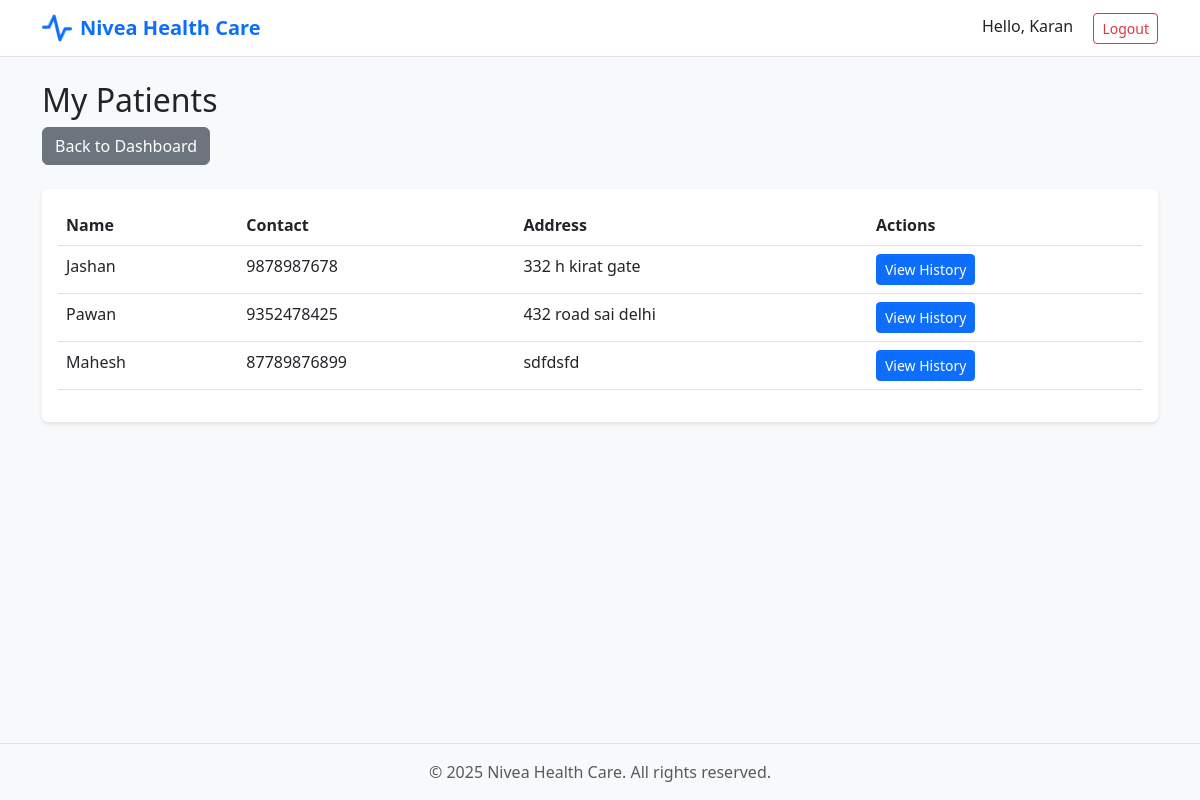
/doctor/patients (signed in), run on the app's committed database.
### models.py (models this page shows, shortened)
class User(db.Model):
    __tablename__ = 'user'
    id = db.Column(db.Integer, primary_key=True)
    username = db.Column(db.String(50), unique=True, nullable=False)
    password = db.Column(db.String(100), nullable=False)
    acc_type = db.Column(db.String(20), nullable=False)
    name = db.Column(db.String(100), nullable=False)
    user_addr = db.Column(db.String(200))
    contact_num = db.Column(db.String(15))
    department_id = db.Column(db.Integer, db.ForeignKey('department.id'))
    admin_verified = db.Column(db.Boolean, default=False)
    doctor_appointments = db.relationship('Appointment', foreign_keys='Appointment.doctor_id', backref='doctor')
    patient_appointments = db.relationship('Appointment', foreign_keys='Appointment.patient_id', backref='patient')
    availability = db.relationship('DoctorAvailability', backref='doctor', cascade='all, delete-orphan')

### routes/doctor.py (the view)
@doctor_bp.route('/patients')
@login_required
@role_required('doctor')
def patients():
    doctor_id = session.get('user_id')
    patient_ids = db.session.query(Appointment.patient_id).filter(
        Appointment.doctor_id == doctor_id
    ).distinct().all()
    patient_ids = [p[0] for p in patient_ids]
    patients_list = User.query.filter(User.id.in_(patient_ids)).all()
    return render_template('doctor/patients.html', patients=patients_list)

### utils.py (called while the page is built)
def login_required(f):
    @wraps(f)
    def wrapper(*args, **kwargs):
        if 'user_id' not in session:
            flash('Please login first', 'danger')
            return redirect(url_for('auth.login'))
        return f(*args, **kwargs)
    return wrapper

def role_required(role):
    def decorator(f):
        @wraps(f)
        def wrapper(*args, **kwargs):
            if 'user_id' not in session:
                flash('Please login first', 'danger')
                return redirect(url_for('auth.login'))
            if session.get('acc_type') != role:
                flash('Access denied', 'danger')
                return redirect(url_for('auth.login'))
            return f(*args, **kwargs)
        return wrapper
    return decorator

### templates/doctor/patients.html (shortened to what this page needs)
{% extends "base.html" %}
{% block content %}
<div class="container mt-4">
    <div class="row mb-4">
        <div class="col">
            <h2>My Patients</h2>
            <a href="{{ url_for('doctor.dashboard') }}" class="btn btn-secondary">Back to Dashboard</a>
        </div>
    </div>
    <div class="card">
        <div class="card-body">
            {% if patients %}
                <div class="table-responsive">
                    <table class="table table-hover">
                        <thead>
                            <tr>
                                <th>Name</th>
                                <th>Contact</th>
                                <th>Address</th>
                                <th>Actions</th>
                            </tr>
                        </thead>
                        <tbody>
                            {% for patient in patients %}
                            <tr>
                                <td>{{ patient.name }}</td>
                                <td>{{ patient.contact_num if patient.contact_num else 'N/A' }}</td>
                                <td>{{ patient.user_addr if patient.user_addr else 'N/A' }}</td>
                                <td>
                                    <a href="{{ url_for('doctor.patient_history', id=patient.id) }}"
                                       class="btn btn-sm btn-primary">View History</a>
                                </td>
                            </tr>
                            {% endfor %}
                        </tbody>
                    </table>
                </div>
            {% else %}
                <p class="text-muted">No patients yet</p>
            {% endif %}
        </div>
    </div>
</div>
{% endblock %}

### static/css/style.css (style rules this page uses)
body { min-height: 100vh; display: flex; flex-direction: column; background-color: #f8f9fa; }
.card { border: none; box-shadow: 0 2px 4px rgba(0,0,0,0.1); }

### data on the page
User: name "Jashan", contact_num "9878987678", user_addr "332 h kirat gate"
User: name "Pawan", contact_num "9352478425", user_addr "432 road sai delhi"
User: name "Mahesh", contact_num "87789876899", user_addr "sdfdsfd"

### other printed values
{{ session.name }} "Karan"
